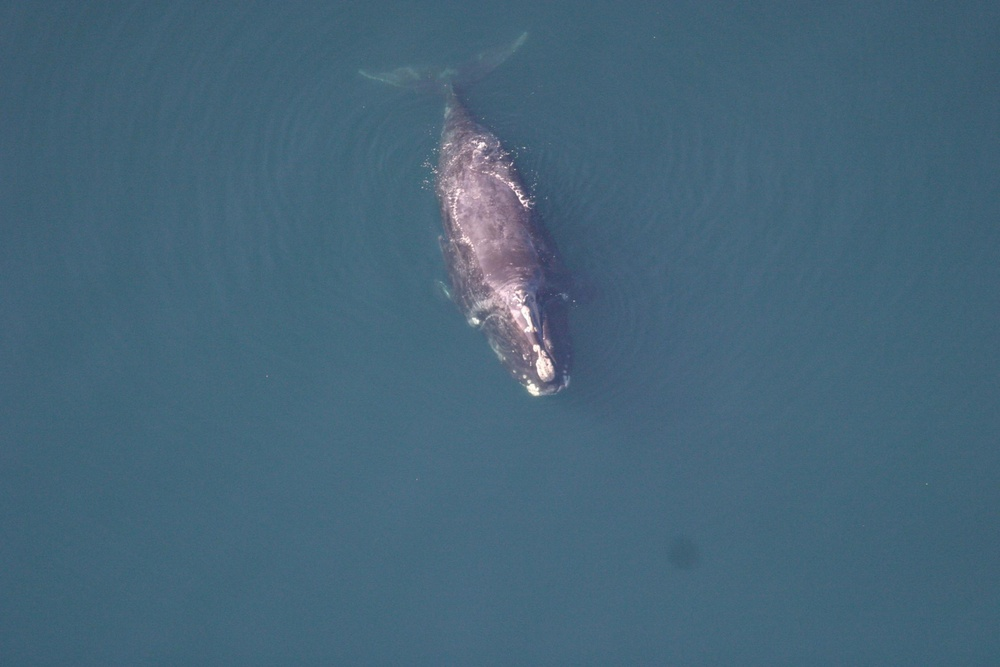
#> input picture w_26.jpg, 1000 x 667 px, shrunk from 2989 x 1993 before the run
$ python left_whale.py   (older library calls are emulated)
#> lines starting #> are read from the running program, lines starting #| are printed output that depends on the picture; after the words box and inside, x2 and y2 are one past the last pixel; in counts of white or black regions, pixels touching at a corner belong together
import matplotlib.pyplot as plt

from skimage import data, feature
from skimage.filters import threshold_otsu, threshold_adaptive
import scipy as sp
import numpy as np

# [20 lines of commented-out code are left out]

image = sp.misc.imread('w_26.jpg', flatten=True)
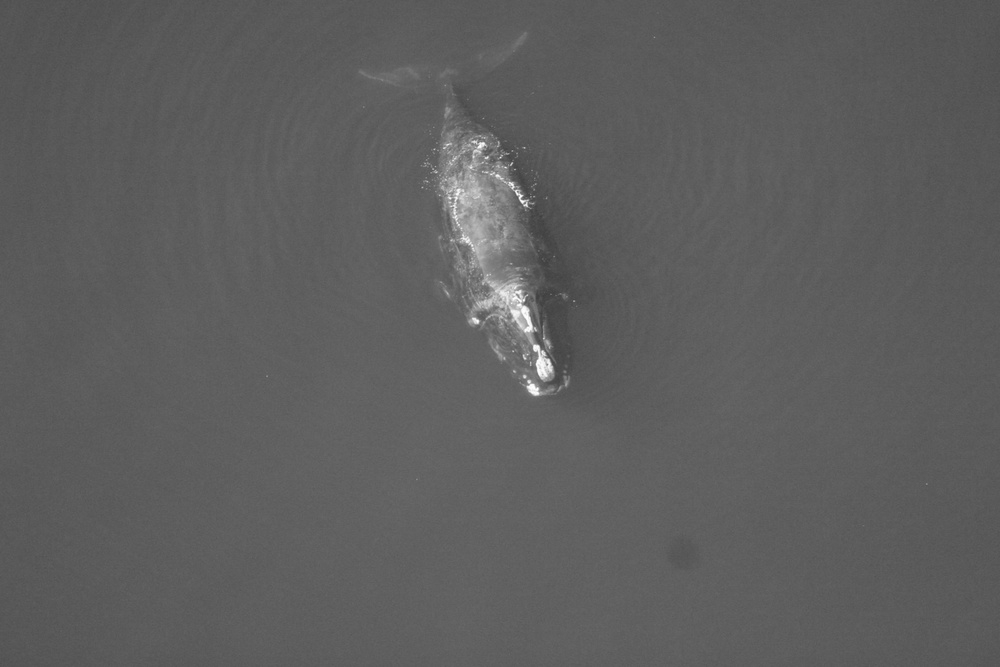
#> image: shape (667, 1000) float32; min 63.18, max 254.8, mean 94.4

global_thresh = threshold_otsu(image)
#> global_thresh = 127.2
binary_global = image > global_thresh
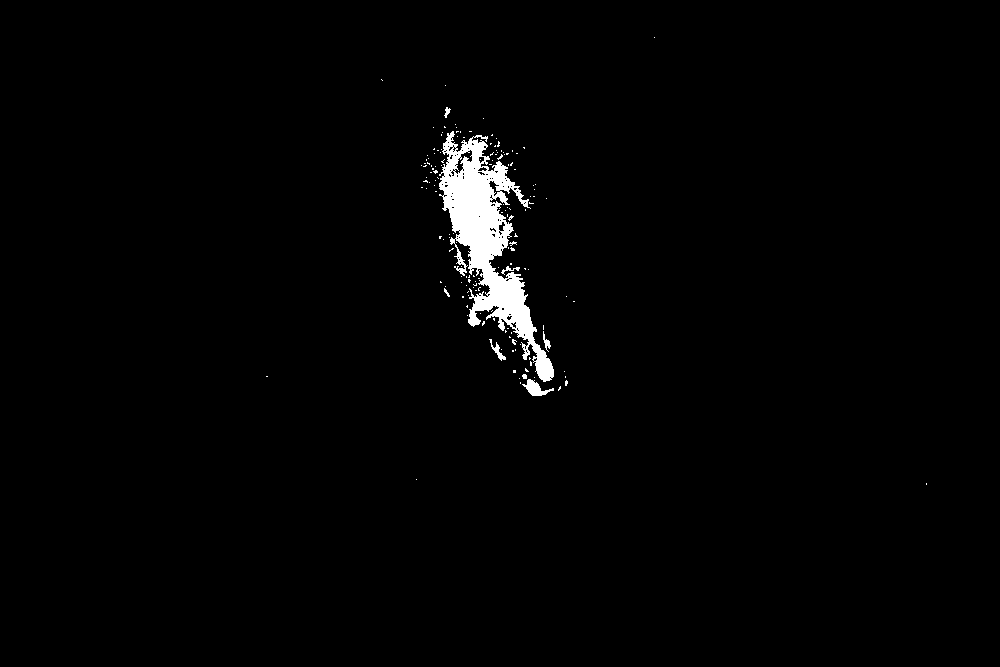
#> binary_global: shape (667, 1000) bool; 1.6% white; 155 white regions (147 under 20 px), largest, box (x1, y1, x2, y2) and area: (439, 131, 554, 382) 9470, (522, 379, 554, 396) 239, (489, 339, 506, 361) 103

block_size = 100
binary_adaptive = threshold_adaptive(image, block_size, offset=10)
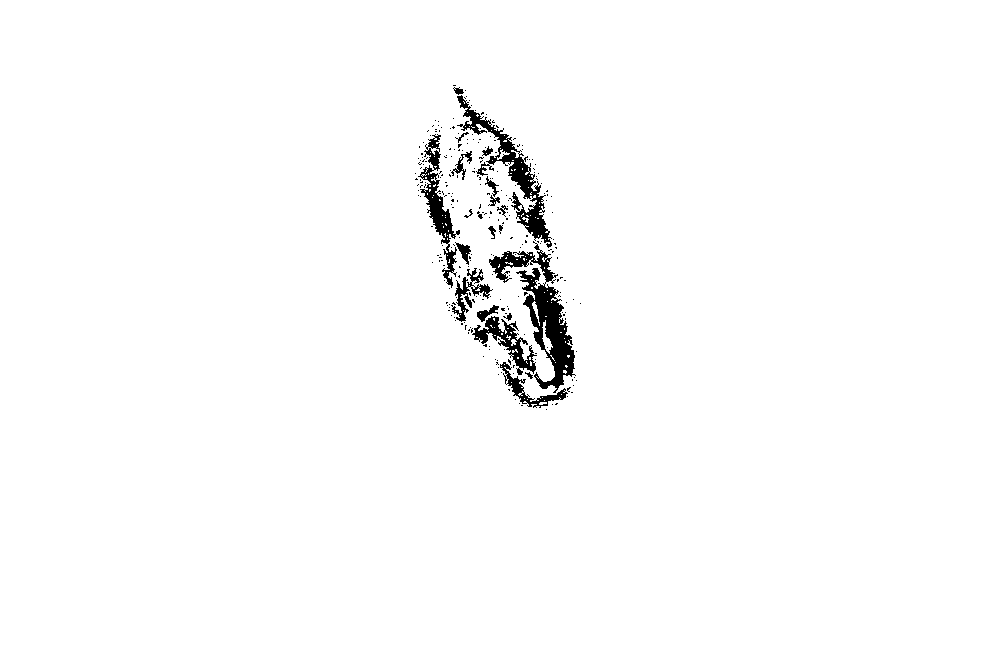
#> binary_adaptive: shape (667, 1000) bool; 98.2% white; 268 black regions (247 under 20 px), largest, box (x1, y1, x2, y2) and area: (489, 241, 576, 393) 3680, (457, 95, 552, 248) 2516, (418, 134, 460, 288) 1575

# blob = feature.blob_dog(binary_adaptive, threshold=.5, max_sigma=40)
# corners = find_blob_corners(blob, image.shape[0])

fig, axes = plt.subplots(nrows=2, figsize=(7, 8))
ax0, ax1 = axes
plt.gray()

ax0.imshow(image)
ax0.set_title('Image')

ax1.imshow(binary_adaptive)
ax1.set_title('Adaptive thresholding')

# ax1.contour(blob[:, 1], blob[:, 0], linewidth=2, color='y')

plt.show()
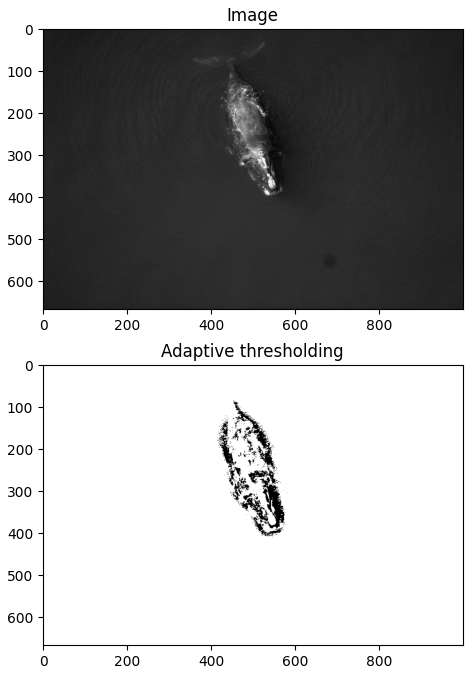
#> figure drawn by matplotlib, 2 panels
